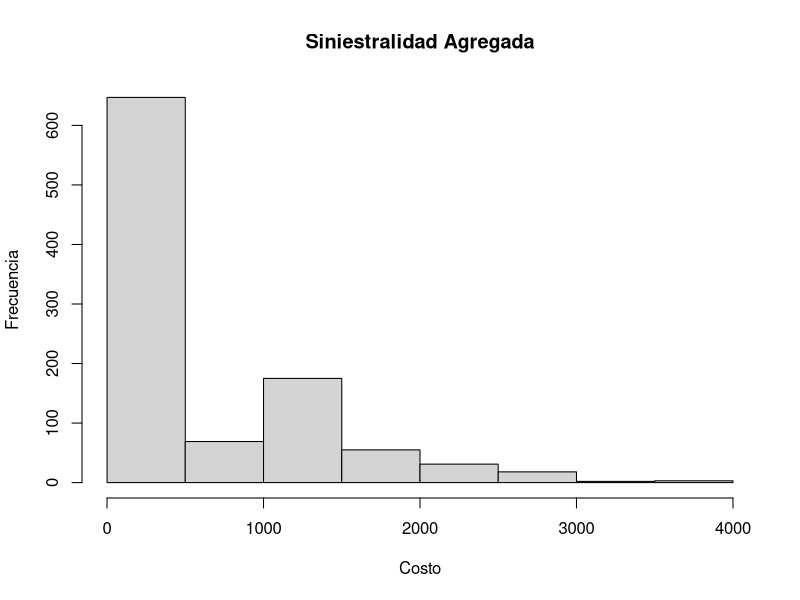
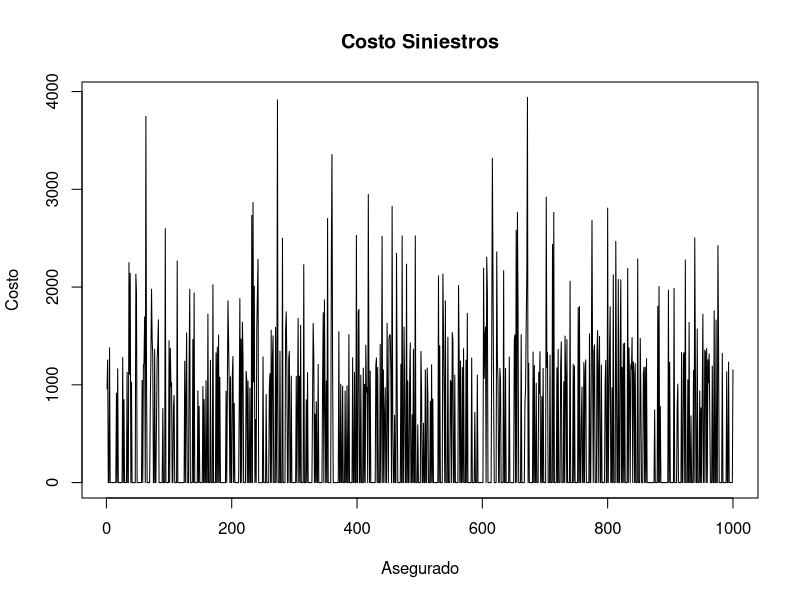

Here is the R script that generated these plots, in order:
#############################################################
#########          Siniestralidad Agregada          #########
#########         Diego Paul Huaraca Shagñay        #########
#############################################################

# Distribución compuesta por simulación

# Inicialización de parámetros
n <- 1000 # numero de asegurados
rp <- numeric(n) # almacena el numero de siniestros
coste <- numeric(n) # almacena el costo de los siniestros
lambda <- 0.4 # numero medio de siniestros

# Función que toma los parámetros de la log-normal y calcula la media y varianza de
# la normal relacionada, mismos que se emplean para simular el costo del siniestro.
par_log <- function(ux,s2x){
  s2y <- log((s2x+ux^2)/ux^2) # varianza
  uy <- (4*log(ux)-log(s2x+ux^2))/2 # media
  return(list(mu = uy, sigma2 = s2y))
}

media <- 1200 # media de la log-normal
varianza <- 90000 # varianza de la log-normal
mu_y <- par_log(media, varianza)[[1]]
sigma2_y <- par_log(media, varianza)[[2]]

# Siniestralidad agregada
for(i in 1:n){
  rp[i] <- rpois(1, lambda)
  cte <- 0
  if(rp[i]!=0){
    for(j in 1:rp[i]){
      cte <- cte + exp(qnorm(runif(1), mean = mu_y, sd = sqrt(sigma2_y)))
    }
  }else{
    cte <- 0
  }
  coste[i] <- cte
}

cbind(rp,coste)

hist(coste, main="Siniestralidad Agregada", ylab="Frecuencia", xlab="Costo")

plot(seq(1:n),coste, type = 'l', main="Costo Siniestros", xlab="Asegurado", ylab="Costo")


